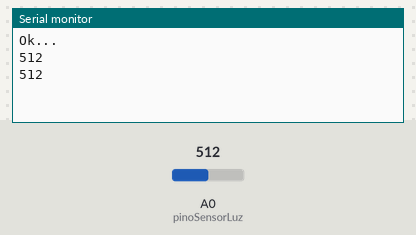
Simulated run of this sketch. Board: Arduino Uno, built with avr-gcc and run on an emulated ATmega328P. On the bench: the last lines printed to the serial monitor. The test bench sets the inputs (shaded band); at power-on: A0 (pinoSensorLuz) = 512.

Above: at 1.8 s.
1.9 s: A0 (pinoSensorLuz) set to 716
At 2.8 s:
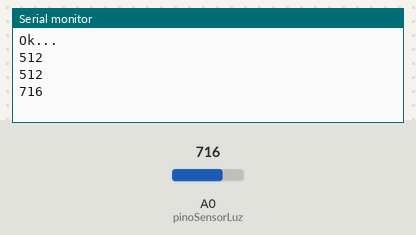
3.4 s: A0 (pinoSensorLuz) set to 900
At 4.8 s:
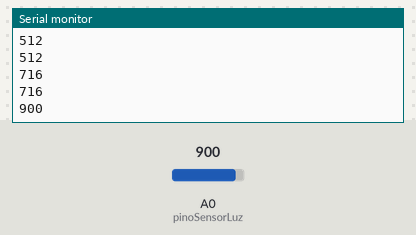
Timing chart, 0 to 6.4 s (numbered marks = the images above; inputs shaded):
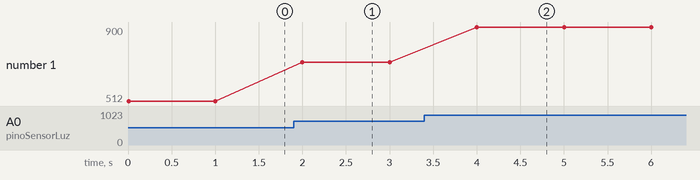

Measured:
- after the input at 1.9 s, the serial monitor: prints a new line after 0.10 s (image 1)
- after the input at 3.4 s, the serial monitor: prints a new line after 0.60 s (image 2)
- plotted number 1: 512 → 716 after the input at 1.9 s, 716 → 900 after the input at 3.4 s

The sketch:

sensordeluz.ino
```cpp
// Projeto 10 - Sensor de luz ambiente

int pinoLed =  LED_BUILTIN;
int pinoSensorLuz = A0;
int valorLuz = 0;

void setup()
{
  Serial.begin(9600);
  Serial.print("Ok...\n");
}

void loop()
{
  valorLuz = analogRead(pinoSensorLuz);
  Serial.print(valorLuz);
  Serial.print("\n");
  delay(1000);
}
```
